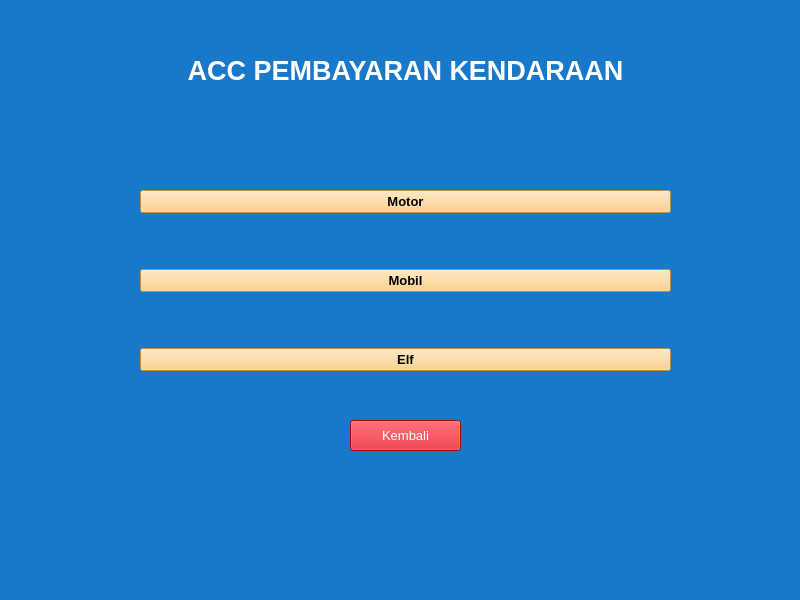
<?xml version="1.0" encoding="UTF-8"?>
<ui version="4.0">
 <class>MainWindow</class>
 <widget class="QMainWindow" name="MainWindow">
  <property name="geometry">
   <rect>
    <x>0</x>
    <y>0</y>
    <width>800</width>
    <height>600</height>
   </rect>
  </property>
  <property name="windowTitle">
   <string>MainWindow</string>
  </property>
  <property name="styleSheet">
   <string notr="true">background-color: rgb(24, 121, 202);</string>
  </property>
  <widget class="QWidget" name="centralwidget">
   <widget class="QWidget" name="gridLayoutWidget">
    <property name="geometry">
     <rect>
      <x>140</x>
      <y>140</y>
      <width>531</width>
      <height>281</height>
     </rect>
    </property>
    <layout class="QGridLayout" name="gridLayout">
     <item row="1" column="0">
      <widget class="QPushButton" name="pushButton_mobil">
       <property name="font">
        <font>
         <pointsize>10</pointsize>
         <weight>75</weight>
         <bold>true</bold>
        </font>
       </property>
       <property name="styleSheet">
        <string notr="true">background-color: rgb(255, 202, 111);</string>
       </property>
       <property name="text">
        <string>Mobil</string>
       </property>
      </widget>
     </item>
     <item row="2" column="0">
      <widget class="QPushButton" name="pushButton_elf">
       <property name="font">
        <font>
         <pointsize>10</pointsize>
         <weight>75</weight>
         <bold>true</bold>
        </font>
       </property>
       <property name="styleSheet">
        <string notr="true">background-color: rgb(255, 202, 111);</string>
       </property>
       <property name="text">
        <string>Elf</string>
       </property>
      </widget>
     </item>
     <item row="0" column="0">
      <widget class="QPushButton" name="pushButton_motor">
       <property name="font">
        <font>
         <pointsize>10</pointsize>
         <weight>75</weight>
         <bold>true</bold>
        </font>
       </property>
       <property name="styleSheet">
        <string notr="true">background-color: rgb(255, 202, 111);</string>
       </property>
       <property name="text">
        <string>Motor</string>
       </property>
      </widget>
     </item>
    </layout>
   </widget>
   <widget class="QLabel" name="label">
    <property name="geometry">
     <rect>
      <x>140</x>
      <y>50</y>
      <width>531</width>
      <height>41</height>
     </rect>
    </property>
    <property name="font">
     <font>
      <pointsize>20</pointsize>
      <weight>75</weight>
      <bold>true</bold>
     </font>
    </property>
    <property name="styleSheet">
     <string notr="true">color: rgb(255, 255, 255);</string>
    </property>
    <property name="text">
     <string>ACC PEMBAYARAN KENDARAAN</string>
    </property>
    <property name="scaledContents">
     <bool>false</bool>
    </property>
    <property name="alignment">
     <set>Qt::AlignCenter</set>
    </property>
    <property name="wordWrap">
     <bool>false</bool>
    </property>
   </widget>
   <widget class="QPushButton" name="pushButton_keluar">
    <property name="geometry">
     <rect>
      <x>350</x>
      <y>420</y>
      <width>111</width>
      <height>31</height>
     </rect>
    </property>
    <property name="font">
     <font>
      <pointsize>10</pointsize>
     </font>
    </property>
    <property name="styleSheet">
     <string notr="true">color: rgb(255, 255, 255);
background-color: rgb(212, 17, 30);
</string>
    </property>
    <property name="text">
     <string>Kembali</string>
    </property>
   </widget>
  </widget>
  <widget class="QMenuBar" name="menubar">
   <property name="geometry">
    <rect>
     <x>0</x>
     <y>0</y>
     <width>800</width>
     <height>26</height>
    </rect>
   </property>
  </widget>
  <widget class="QStatusBar" name="statusbar"/>
 </widget>
 <resources/>
 <connections/>
</ui>
